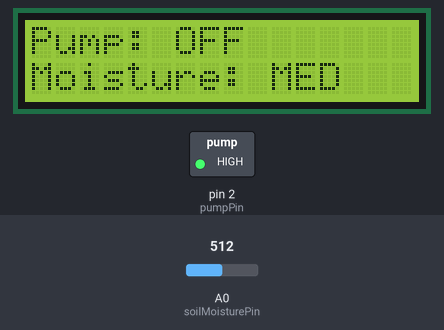
A sketch run on a simulated Arduino Uno, built with avr-gcc and run on an emulated ATmega328P. Shown: 16×2 character LCD, switched loads named in the sketch (green lamp = pin HIGH). Inputs (shaded band) come from the test bench; at power-on: A0 (soilMoisturePin) = 512. What the sketch prints to the serial monitor is not drawn.

Above: at 4.3 s.
4.4 s: A0 (soilMoisturePin) set to 960
At 5.6 s:
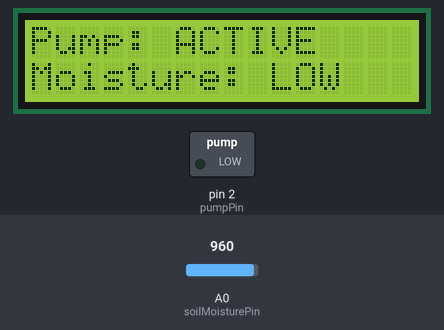
5.9 s: A0 (soilMoisturePin) set to 290
At 7.2 s:
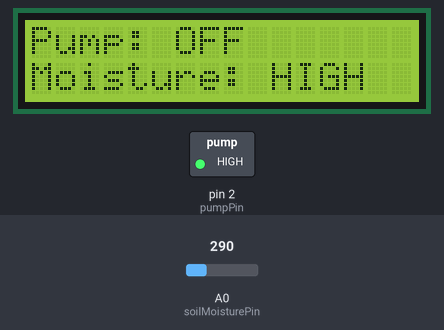
7.5 s: A0 (soilMoisturePin) set to 307
At 8.0 s:
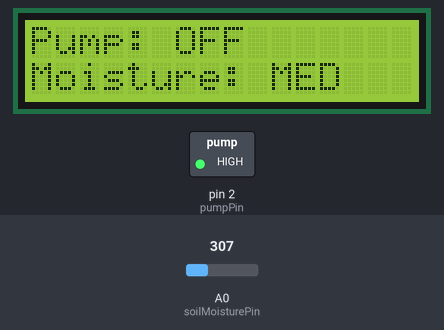
9.2 s: A0 (soilMoisturePin) set to 122
At 9.7 s:
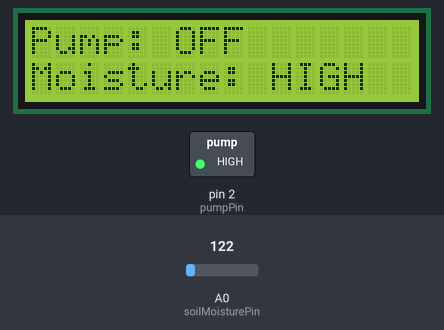
Timing chart, 0 to 11.8 s (numbered marks = the images above; inputs shaded):
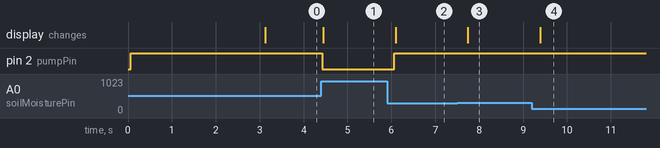

The sketch:

smart_irrigation_v1.ino
```cpp
// (licence header left out)
#include <Wire.h>
#include <LiquidCrystal_I2C.h>
LiquidCrystal_I2C lcd(0x27, 16, 2);
const int pumpPin = 2;             // Relay control pin
const int soilMoisturePin = A0;    // Soil moisture sensor AO

void setup() {
  Serial.begin(9600);
  lcd.begin();
  lcd.backlight();
  lcd.clear();
  pinMode(pumpPin, OUTPUT);
  digitalWrite(pumpPin, HIGH);    // Pump OFF (active-low relay)
  lcd.setCursor(0, 0);
  lcd.print("Smart Irrigation");
  lcd.setCursor(0, 1);
  lcd.print("System Active...");
  delay(3000);
  lcd.clear();
}

void loop() {
  int moistureValue = analogRead(soilMoisturePin);
  Serial.println(moistureValue);

  if (moistureValue > 950) {
    digitalWrite(pumpPin, LOW);
    lcd.setCursor(0, 0);
    lcd.print("Pump: ACTIVE   ");
  } else {
    digitalWrite(pumpPin, HIGH);
    lcd.setCursor(0, 0);
    lcd.print("Pump: OFF      ");
  }
  lcd.setCursor(0, 1);

  if (moistureValue < 300) {
    lcd.print("Moisture: HIGH ");
  }
  else if (moistureValue < 950) {
    lcd.print("Moisture: MED  ");
  }
  else {
    lcd.print("Moisture: LOW  ");
  }
  delay(300);
}
```

Measured:
- the behaviour switches between 299 and 300 on A0 (soilMoisturePin) (found by bisection; images 2 and 3)
- after the input at 4.4 s, pin 2 (pumpPin): HIGH → LOW at once; the display: changes after 0.05 s (image 1)
- after the input at 5.9 s, pin 2 (pumpPin): LOW → HIGH after 0.17 s; the display: changes after 0.20 s (image 2)
- after the input at 7.5 s, the display: changes after 0.24 s (image 3)
- after the input at 9.2 s, the display: changes after 0.19 s (image 4)
